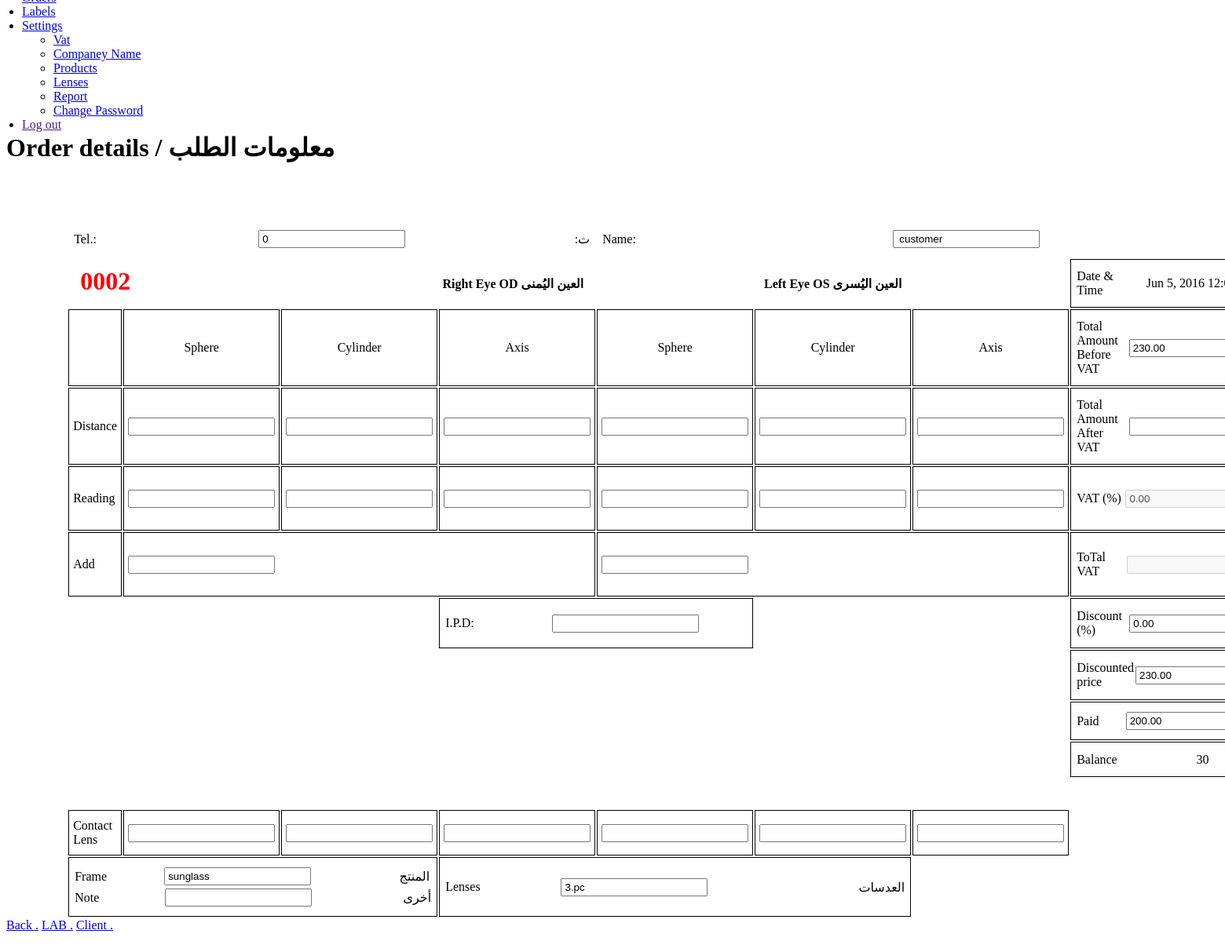
The app's page /order_details.php?id=2 (signed in) with its own data.
### tables this page shows
CREATE TABLE `order` (
  `id` int(11) NOT NULL,
  `bill_number` int(4) UNSIGNED ZEROFILL NOT NULL,
  `bill_year` int(11) NOT NULL,
  `client_name` varchar(200) DEFAULT NULL,
  `client_phone` varchar(200) DEFAULT NULL,
  `price_total` decimal(10,2) DEFAULT NULL,
  `price_paid` decimal(10,2) DEFAULT NULL,
  `order_date` date DEFAULT NULL,
  `er_d_sphere` varchar(200) DEFAULT NULL,
  `er_d_cylinder` varchar(200) DEFAULT NULL,
  `er_d_axis` varchar(200) DEFAULT NULL,
  `er_r_sphere` varchar(200) DEFAULT NULL,
  `er_r_cylinder` varchar(200) DEFAULT NULL,
  `er_r_axis` varchar(200) DEFAULT NULL,
  `el_d_sphere` varchar(200) DEFAULT NULL,
  `el_d_cylinder` varchar(200) DEFAULT NULL,
  `el_d_axis` varchar(200) DEFAULT NULL,
  `el_r_sphere` varchar(200) DEFAULT NULL,
  `el_r_cylinder` varchar(200) DEFAULT NULL,
  `el_r_axis` varchar(200) DEFAULT NULL,
  `ipd` varchar(200) DEFAULT NULL,
  `frame` varchar(200) DEFAULT NULL,
  `note` varchar(200) DEFAULT NULL,
  `lenses` varchar(200) DEFAULT NULL,
  `er_add` varchar(200) DEFAULT NULL,
  `el_add` varchar(200) DEFAULT NULL,
  `price_full` decimal(10,2) DEFAULT NULL,
  `price_full_vat` varchar(255) DEFAULT NULL,
  `price_discount` decimal(10,2) DEFAULT NULL,
  `is_hidden` int(11) DEFAULT '0',
  `er_cl_sphere` varchar(200) DEFAULT NULL,
  `er_cl_cylinder` varchar(200) DEFAULT NULL,
  `er_cl_axis` varchar(200) DEFAULT NULL,
  `el_cl_sphere` varchar(200) DEFAULT NULL,
  `el_cl_cylinder` varchar(200) DEFAULT NULL,
  `el_cl_axis` varchar(200) DEFAULT NULL,
  `isOld` int(2) NOT NULL DEFAULT '1'
);

CREATE TABLE `vat` (
  `id` int(11) NOT NULL,
  `vat` decimal(10,2) NOT NULL
);

### inc/config.php (called while the page is built, shortened)
<?php
	require_once("functions.php");
	function getArabic($str) {
    	if(isset($GLOBALS["currLabels"][($str)]) && !empty($GLOBALS["currLabels"][($str)])) {
    		return $GLOBALS["currLabels"][($str)];
    	}
    	return "(ar)";
	}

### inc/functions.php (called while the page is built, shortened)
<?php
  	function db_query($query, $link = "link_db") {
    	$res = mysql_query($query) or db_error($query, mysql_errno(), mysql_error());
   		return $res;
  	}
  	function db_fetch_row($res) {
    	$array = mysql_fetch_array($res, MYSQL_ASSOC);
    	return $array;
  	}
	function convertDateTimeToTimeStamp($str) {
    	$temp = explode(" ", $str);
    	$date = $temp[0];
    	$date = explode("-", $date);
    	$day = intval($date[2]);
    	$month = intval($date[1]);
    	$year = intval($date[0]);
    	if(count($date) == 3)
    		return mktime($hour, $minute, $second, $month, $day, $year);
    	else
    		return 0;
    }
	function formatDateTime($dbDate) {
		$dateTimeStamp = convertDateTimeToTimeStamp($dbDate);
		return date(DATETIME_FORMAT, $dateTimeStamp);
	}
?>

### order_details.php (the view, shortened to what this page needs)
<?php require_once 'inc/config.php'; ?>
<?php
	$pageTitle = "Order details / ".getArabic('Order details');
	$order  = array();
	if(isset($_GET["id"])){
		$res = db_query("SELECT * FROM `order` WHERE id={$_GET["id"]}");
		$order = db_fetch_row($res);
	}
	$vat_select = "SELECT * FROM vat";
	$result = mysql_query($vat_select);
	$vat_fetch = mysql_fetch_assoc($result);
?>
<?php require_once 'inc/page_menu.php'; ?>
<link href="css/select2.min.css" rel="stylesheet" />
<div class="content-header">
	<div class="header-section">
		<h1><?php echo $pageTitle; ?></h1>
	</div>
</div>
<div class="block full block-alt-noborder" style="padding-top: 0px;">
	<form  method="post" class="form-horizontal form-bordered" id="OrderDetailsForm">
            <table class="print-table" style="margin-top: 50px;">
				<tr>
					<td class="noborder" style="width: 12%;"></td>
					<td class="noborder" style="width: 11%;"></td>
					<td class="noborder" style="width: 11%;"></td>
					<td class="noborder" style="width: 11%;"></td>
					<td class="noborder" style="width: 11%;"></td>
					<td class="noborder" style="width: 11%;"></td>
					<td class="noborder" style="width: 11%;"></td>
					<td class="noborder"></td>
				</tr>
				<tr>
					<td colspan="4" class="noborder">
						<table>
							<tr>
								<td style="width: 25%;">Tel.:</td>
								<td class="tc"><input type="text" class="form-control" required="true" name="client_phone" id="client_phone" alt="" value="<?php echo htmlentities($order["client_phone"]); ?>" /></td>
								<td class="rtl" style="width: 25%;"><?php echo getArabic('Tel')?>:</td>
							</tr>
						</table>
					</td>
					<td colspan="4" class="noborder">
						<table>
							<tr>
								<td style="width: 25%;">Name:</td>
								<td class="tc"><input type="text" class="form-control" name="client_name" id="client_name" alt="" value="<?php echo htmlentities($order["client_name"]); ?>" /></td>
								<td class="rtl" style="width: 25%;"><?php echo getArabic('Name')?>:</td>
							</tr>
						</table>
					</td>
				</tr>
				<tr>
					<th colspan="4" class="noborder" style="text-align: right;"><span style="float: left; color: red; font-size: 2em; line-height: 12px;"><?php echo htmlentities($order["bill_number"]); ?></span>Right Eye OD <?php echo getArabic('Right Eye OD')?></th>
					<th colspan="3" class="noborder">Left Eye OS <?php echo getArabic('Left Eye OS')?></th>
					<td>
						<table>
							<tr>
								<td style="width: 25%;">Date & Time</td>
								<td class="tc"><?php echo htmlentities(formatDateTime($order["order_date"])); ?></td>
							</tr>
						</table>
					</td>
				</tr>
				<tr>
					<td></td>
					<td class="tc">Sphere</td>
					<td class="tc">Cylinder</td>
					<td class="tc">Axis</td>
					<td class="tc">Sphere</td>
					<td class="tc">Cylinder</td>
					<td class="tc">Axis</td>
					<td>
						<table>
							<tr>
								<td style="width: 25%;">Total Amount Before VAT</td>
								<td><input type="text" class="form-control" required="true" name="price_full" id="price_full" alt="" value="<?php echo htmlentities($order["price_full"]); ?>" onchange="CalculateBalanceFromTotal()" /></td>
							</tr>
						</table>
					</td>
				</tr>
				<tr>
					<td>Distance</td>
					<td><input type="text" class="form-control" name="er_d_sphere" id="er_d_sphere" alt="" value="<?php echo htmlentities($order["er_d_sphere"]); ?>" /></td>
					<td><input type="text" class="form-control" name="er_d_cylinder" id="er_d_cylinder" alt="" value="<?php echo htmlentities($order["er_d_cylinder"]); ?>" /></td>
					<td><input type="text" class="form-control" name="er_d_axis" id="er_d_axis" alt="" value="<?php echo htmlentities($order["er_d_axis"]); ?>" /></td>
					<td><input type="text" class="form-control" name="el_d_sphere" id="el_d_sphere" alt="" value="<?php echo htmlentities($order["el_d_sphere"]); ?>" /></td>
					<td><input type="text" class="form-control" name="el_d_cylinder" id="el_d_cylinder" alt="" value="<?php echo htmlentities($order["el_d_cylinder"]); ?>" /></td>
					<td><input type="text" class="form-control" name="el_d_axis" id="el_d_axis" alt="" value="<?php echo htmlentities($order["el_d_axis"]); ?>" /></td>
					<td>
						<table>
							<tr>
								<td style="width: 25%;">Total Amount After VAT</td>
								<td><input type="text" class="form-control" required="true" name="vat" id="vat" alt="" value="" onchange="CalculateBalanceFromDiscount()" /></td>
							</tr>
						</table>
					</td>
				</tr>
				<tr>
					<td>Reading</td>
					<td><input type="text" class="form-control" name="er_r_sphere" id="er_r_sphere" alt="" value="<?php echo htmlentities($order["er_r_sphere"]); ?>" /></td>
					<td><input type="text" class="form-control" name="er_r_cylinder" id="er_r_cylinder" alt="" value="<?php echo htmlentities($order["er_r_cylinder"]); ?>" /></td>
					<td><input type="text" class="form-control" name="er_r_axis" id="er_r_axis" alt="" value="<?php echo htmlentities($order["er_r_axis"]); ?>" /></td>
					<td><input type="text" class="form-control" name="el_r_sphere" id="el_r_sphere" alt="" value="<?php echo htmlentities($order["el_r_sphere"]); ?>" /></td>
					<td><input type="text" class="form-control" name="el_r_cylinder" id="el_r_cylinder" alt="" value="<?php echo htmlentities($order["el_r_cylinder"]); ?>" /></td>
					<td><input type="text" class="form-control" name="el_r_axis" id="el_r_axis" alt="" value="<?php echo htmlentities($order["el_r_axis"]); ?>" /></td>
					<td>
						<table>
							<tr>
								<td style="width: 25%;">VAT (%)</td>
								<td><input type="text" class="form-control" alt="" value="<?php echo htmlentities($vat_fetch["vat"]); ?>" disabled/></td>
							</tr>
						</table>
					</td>
				</tr>
				<tr>
					<td>Add</td>
					<td colspan="3"><input type="text" class="form-control" name="er_add" id="er_add" alt="" value="<?php echo htmlentities($order["er_add"]); ?>" /></td>
					<td colspan="3"><input type="text" class="form-control" name="el_add" id="el_add" alt="" value="<?php echo htmlentities($order["el_add"]); ?>" /></td>
					<td>
						<table>
							<tr>
								<td style="width: 25%;">ToTal VAT</td>
								<td>
									<input type="text" class="form-control" alt="" value="<?php
									if($order["price_full_vat"] != ''){
									echo htmlentities($order["price_full"] * ($vat_fetch["vat"]/100));
								}  ?>" disabled/></td>
							</tr>
						</table>
					</td>
				</tr>
				<tr>
					<td colspan="3" class="noborder"></td>
					<td colspan="2">
						<table>
							<tr>
								<td style="width: 35%;">I.P.D:</td>
								<td><input type="text" class="form-control" name="ipd" id="ipd" alt="" value="<?php echo htmlentities($order["ipd"]); ?>" /></td>
							</tr>
						</table>
					</td>
					<td colspan="2" class="noborder"></td>
					<td>
						<table>
							<tr>
								<td style="width: 25%;">Discount (%)</td>
								<td><input type="text" class="form-control" required="true" name="price_discount" id="price_discount" alt="" value="<?php echo htmlentities($order["price_discount"]); ?>" onchange="CalculateBalanceFromDiscount()" /></td>
							</tr>
						</table>
					</td>
					<tr>
						<td colspan="7" style="border: none;"></td>
						<td>
							<table>
								<tr>
									<td style="width: 25%;">Discounted price</td>
									<td><input type="text" class="form-control" required="true" name="price_total" id="price_total" alt="" value="<?php echo htmlentities($order["price_total"]); ?>" onchange="CalculateBalanceFromFinal()" /></td>
								</tr>
							</table>
						</td>
					</tr>
					<tr>
					<td colspan="7" style="border: none;"></td>
					<td>
						<table>
							<tr>
								<td style="width: 25%;">Paid</td>
								<td><input type="text" class="form-control" required="true" name="price_paid" id="price_paid" alt="" value="<?php echo htmlentities($order["price_paid"]); ?>" onchange="CalculateBalance()" /></td>
							</tr>
						</table>
					</td>
					</tr>
					<tr>
						<td colspan="7" style="border: none;"></td>
						<td>
							<table>
								<tr>
									<td style="width: 25%;">Balance</td>
									<td class="tc"><span id="Balance"><?php echo $order["price_total"]-$order["price_paid"]; ?></span></td>
								</tr>
							</table>
						</td>
					</tr>
				</tr>
				<tr>
					<td colspan="3" class="noborder">&nbsp;</td>
				</tr>
				<tr>
					<td>Contact Lens</td>
					<td><input type="text" class="form-control" name="er_cl_sphere" id="er_cl_sphere" alt="" value="<?php echo htmlentities($order["er_cl_sphere"]); ?>" /></td>
					<td><input type="text" class="form-control" name="er_cl_cylinder" id="er_cl_cylinder" alt="" value="<?php echo htmlentities($order["er_cl_cylinder"]); ?>" /></td>
					<td><input type="text" class="form-control" name="er_cl_axis" id="er_cl_axis" alt="" value="<?php echo htmlentities($order["er_cl_axis"]); ?>" /></td>
					<td><input type="text" class="form-control" name="el_cl_sphere" id="el_cl_sphere" alt="" value="<?php echo htmlentities($order["el_cl_sphere"]); ?>" /></td>
					<td><input type="text" class="form-control" name="el_cl_cylinder" id="el_cl_cylinder" alt="" value="<?php echo htmlentities($order["el_cl_cylinder"]); ?>" /></td>
					<td><input type="text" class="form-control" name="el_cl_axis" id="el_cl_axis" alt="" value="<?php echo htmlentities($order["el_cl_axis"]); ?>" /></td>
				<tr>
					<td colspan="3">
						<table>
							<tr>
								<td style="width: 25%;">Frame</td>
								<?php if($order['isOld'] == 1){ ?>
								<td><input type="text" class="form-control" name="frame" id="frame" alt="" value="<?php echo htmlentities($order["frame"]); ?>" /></td>
								<?php } ?>
								<td class="rtl" style="width: 25%;"><?php echo getArabic('Frame')?></td>
							</tr>
						</table>
						<table>
							<tr>
								<td style="width: 25%;">Note</td>
								<td><input type="text" class="form-control" name="note" id="note" alt="" value="<?php echo htmlentities($order["note"]); ?>" /></td>
								<td class="rtl" style="width: 25%;"><?php echo getArabic('note')?></td>
							</tr>
						</table>
					</td>
					<td colspan="3">
						<table>
							<tr>
								<td style="width: 25%;">Lenses</td>
								<?php if($order['isOld'] == 1){ ?>
								<td><input type="text" class="form-control" name="lenses" id="lenses" alt="" value="<?php echo htmlentities($order["lenses"]); ?>" /></td>
								<?php } ?>
								<td class="rtl" style="width: 25%;"><?php echo getArabic('Lenses')?></td>
							</tr>
						</table>
					</td>
				</tr>
            </table>
		<div class="form-group form-actions">
			<?php if($order['isOld'] == 1){ ?>
			<div class="col-md-9 col-md-offset-3">
				<a href="#" onclick="loadPage('home.php'); return false;" data-toggle="tooltip" data-html="true" title="Back <?php echo getArabic('Back')?>" class="btn btn-warning"><i class="fa fa-arrow-left"></i> Back <?php echo getArabic('Back')?></a>
				<a href="order_print_full_old.php?id=<?php echo htmlentities($order["id"]); ?>" onclick="printUrl('order_print_full_old.php?id=<?php echo $order["id"]; ?>'); return false;" target="_blank" data-toggle="tooltip" data-html="true" title="Print1(Full Table) <?php echo getArabic('Print1(Full Table)')?>" class="btn btn-info"><i class="fa fa-print"></i> LAB <?php echo getArabic('Print1(Full Table)')?></a>
				<a href="order_print_price_old.php?id=<?php echo htmlentities($order["id"]); ?>" onclick="printUrl('order_print_price_old.php?id=<?php echo $order["id"]; ?>'); return false;" target="_blank" data-toggle="tooltip" data-html="true" title="Print2(Price Table) <?php echo getArabic('Print2(Price Table)')?>" class="btn btn-info"><i class="fa fa-print"></i> Client <?php echo getArabic('Print2(Price Table)')?></a>
			</div>
			<?php } ?>
		</div>
	</form>
</div>

### order_details.php (style rules this page uses)
.print-table { width: 90%; margin: 0 5%; }
.print-table td { border: 1px solid; padding: 10px 5px; }
.print-table th { border: 1px solid; padding: 10px 15px; }
.print-table td.noborder, .print-table th.noborder { border: none; }
.print-table table { width: 100%; }
.print-table table td { border: none; padding: 0; }
.print-table .tc { text-align: center; }
.print-table .form-control { padding: 2px 3px; }
.rtl { direction: rtl; }

### records on screen
order: client_phone "0", client_name "customer", bill_number "0002", order_date "Jun 5, 2016…", price_full "230.00", price_discount "0.00", price_total "230.00", price_paid "200.00", $order["price_total"]-$order["price_paid"] "30", frame "sunglass", lenses "3.pc"
vat: vat "0.00"

### other values on screen
$pageTitle "Order details / معلومات الطلب"
getArabic('Tel') "ت"
getArabic('Right Eye OD') "العين اليُمنى"
getArabic('Left Eye OS') "العين اليُسرى"
getArabic('Frame') "المنتج"
getArabic('note') "أخرى"
getArabic('Lenses') "العدسات"
getArabic('Back') "."
getArabic('Print1(Full Table)') "."
getArabic('Print2(Price Table)') "."
